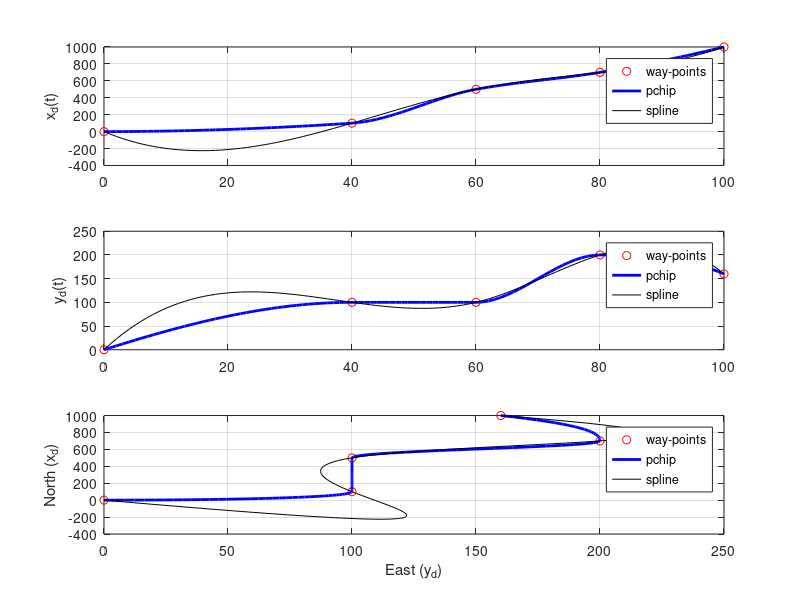

The MATLAB source for this figure:
% ExSpline is compatibel with MATLAB and GNU Octave (www.octave.org). 
% Cubic Hermite and spline interpolation of waypoints.
%
% Author:    Thor I. Fossen
% Date:      6 July 2002
% Revisions: 

% way-point database
wpt.pos.x   = [0 100 500 700 1000];
wpt.pos.y   = [0 100 100 200 160];
wpt.time    = [0 40 60 80 100];

t = 0:1:max(wpt.time);                % time
x_p = pchip(wpt.time,wpt.pos.x,t);    % cubic Hermite inerpolation
y_p = pchip(wpt.time,wpt.pos.y,t);
x_s = spline(wpt.time,wpt.pos.x,t);   % spline interpolation
y_s = spline(wpt.time,wpt.pos.y,t);

% graphics
subplot(311)
plot(wpt.time,wpt.pos.x,'ro',t,x_p,'b','linewidth',2)
hold on, plot(t,x_s,'k'),hold off
grid, ylabel('x_d(t)')
legend('way-points','pchip','spline')

subplot(312)
plot(wpt.time,wpt.pos.y,'ro',t,y_p,'b','linewidth',2)
hold on, plot(t,y_s,'k'),hold off
grid, ylabel('y_d(t)')
legend('way-points','pchip','spline')

subplot(313)
plot(wpt.pos.y,wpt.pos.x,'ro',y_p,x_p,'b','linewidth',2)
hold on, plot(y_s,x_s,'k'),hold off
grid, xlabel('East (y_d)'),ylabel('North (x_d)')
legend('way-points','pchip','spline')
    
    
